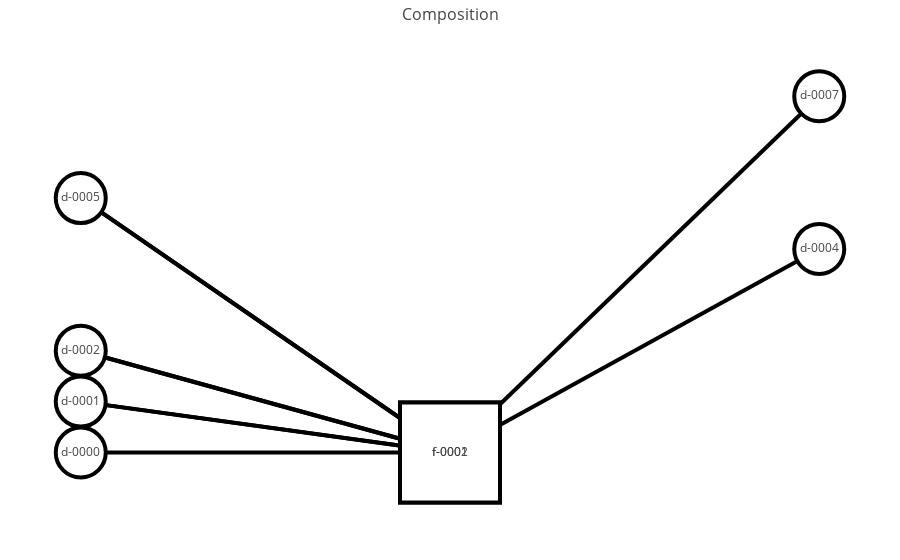

Here is the notebook cell this chart was saved with:
### Code cell
fig = go.Figure(data=list(model_graph_traces(G)),
                layout=model_graph_layout(title="Composition"))

iplot(fig)

### Figure 1 — Plotly figure (JSON) as saved in the notebook; plotly's stock layout.template omitted (floating-point values rounded to 4 significant figures)
{"data": [{"hoverinfo": "none", "line": {"color": "black", "width": 4}, "mode": "lines", "type": "scatter", "uid": "0645b2c4-f587-41c6-b91b-656334a130d8", "x": [0, 1, null, 0, 1, null, 0, 1, null, 0, 1, null, 0, 1, null, 0, 1, null, 1, 2, null, 1, 0, null, 1, 2, null], "y": [0, 0, null, 1, 0, null, 1, 0, null, 2, 0, null, 2, 0, null, 5, 0, null, 0, 4, null, 0, 5, null, 0, 7, null]}, {"marker": {"color": "white", "line": {"color": "black", "width": 4}, "size": 100, "symbol": "square"}, "mode": "markers+text", "text": ["f-0001", "f-0002"], "type": "scatter", "uid": "042d9cfd-1178-477c-a709-2846d9047d6c", "x": [1, 1], "y": [0, 0]}, {"marker": {"color": "white", "line": {"color": "black", "width": 4}, "size": 50, "symbol": "circle"}, "mode": "markers+text", "text": ["d-0000", "d-0001", "d-0002", "d-0004", "d-0005", "d-0007"], "type": "scatter", "uid": "41935626-246d-4286-8b1a-8688f284bdf4", "x": [0, 0, 0, 2, 0, 2], "y": [0, 1, 2, 4, 5, 7]}], "layout": {"hovermode": "closest", "margin": {"b": 20, "l": 5, "r": 5, "t": 40}, "showlegend": false, "title": {"font": {"size": 16}, "text": "Composition"}, "xaxis": {"showgrid": false, "showticklabels": false, "zeroline": false}, "yaxis": {"showgrid": false, "showticklabels": false, "zeroline": false}}}
